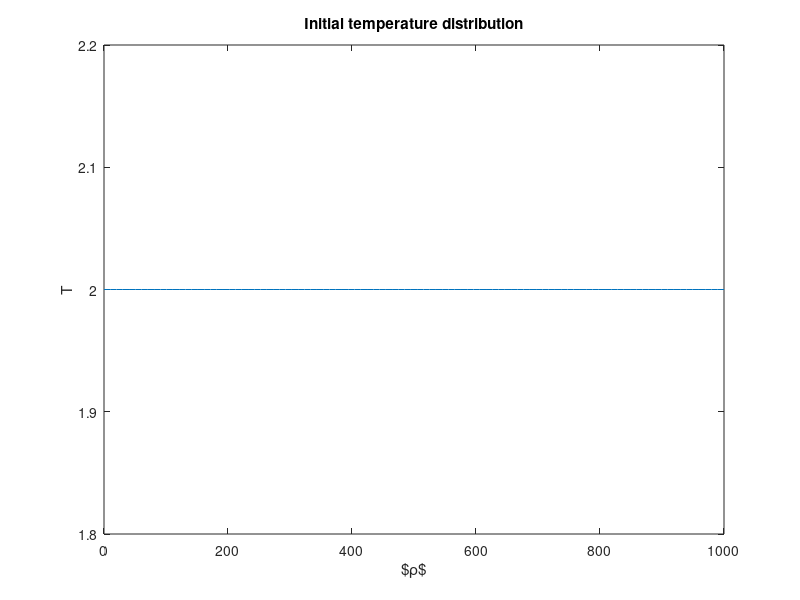

MATLAB code to generate this figure: (Note: this script raises an error after producing the figure.)
clc; clear all; close all
L = 1000; % length in spatial coordinates
rho_start = 0; rho_end = L;
t_start = 0; t_end = 10; % length in time
a = 0;
C = 2; % constant temperature at the end of the bar
n = 99;  % spaces in length (grid points = n+1)
m = 10000.; % timestamps

t = linspace(t_start,t_end - t_end/m ,m);
rho = linspace(rho_start,rho_end, n+1)';
drho = rho(2) - rho(1);
dt = t(2) - t(1);
T0 = 0*sin(8*pi*rho) + C;
T0(end) = C;

% Pdep = 200*normpdf(0,-round(n/2)+1:round(n/2),50)';
% Ptot = 20; sigma = 8;  MW2keVs = .5;%6.24e21/2.1e19; % Factor to convert to keV
% Pdep = MW2keVs*Ptot/(sigma*sqrt(pi))*exp(-(rho-L/2).^2/sigma.^2);
% sigma = 10; mu = L/2; K = 10;
% sigma = .06; mu = L/2; K = 1/10;
sigma = 100; mu = L/2; K = 50;
Pdep = K * 1/(sigma*sqrt(pi))*exp(-(1/2)*(rho-mu).^2/sigma.^2);
Pdep = 0.05*rand(1,n+1)'; Pdep(1) = 0; Pdep(end) = 0;
Pdep = 0.1*sin(2*pi/L*rho) + 0.01*rand(1,n+1)'; Pdep(1) = 0; Pdep(end) = 0;
plot(Pdep)
u = sin(2*pi*7*t) + sin(2*pi*9*t) + 3; %.* (t<=0.25);
% T0 = T0+Pdep;
figure(1)
plot (rho,T0,'-')
title ('Initial temperature distribution')
xlabel ('$\rho$')
ylabel ('T')

options = optimoptions(@fsolve,'Display','iter','MaxIterations',5000,'SpecifyObjectiveGradient',true,'CheckGradients',true,'FiniteDifferenceType','central','FiniteDifferenceStepSize',1e-5);
Told = T0;
T(:,1) = T0;

for i = 2:2
%     Ti = Newton_ML(Told,a,C,drho,dt,Pdep,u(i));
%     [Ti,F,exitflag,output,JAC] = fsolve(@linear_fsolve,T0,options,Told,C,n,drho,dt,Pdep,u(i));
    %     Ti = Ti + Pdep*u(i);
    %     Told = Ti;
    %     T0 = Ti;
    %     T(:,i) = Ti;
end
% T = Ti;
% figure(2);
% h = surf(t,rho,T)
% set(h,'LineStyle','none')
%   xlabel('t ')
%   ylabel('\rho')
%   zlabel('T(x,t)')

%%
% s = 1/3 * dt / (drho^3);
%    main = zeros(n+1,1); upper = zeros(n,1); under = zeros(n,1);
% %    main(1) = -1;
%    main(1) = 2*s*(T(1) - T(2))-1;
%    main(n+1) = 1;
%    upper(1) = 2*s*(T(2) - T(1));
% 
%    for i = 2:n
%       main(i) = 2*s*(T(i-1) - T(i+1))-1;
%       upper(i) = 2*s*(T(i+1) - T(i));
%       under(i-1) = 2*s*(T(i) - T(i-1));
%    end
%    Main = sparse(1:n+1,1:n+1,main,n+1,n+1);
%    Upper = sparse(1:n,2:n+1,upper,n+1,n+1);
%    Under = sparse(2:n+1,1:n,under,n+1,n+1);
%    J = Main + Upper + Under;
%    J = full(J);
%    vals = eig(J)
%    plot(T)
% s = 1e6 / 4 / (drho)^4; %% is minus ok
% F = zeros(n+1,1);
%     F(1) = s*(T(2)^3 - 3*T(1)*T(2)^2 + 3*T(1)^2*T(2) - T(1)^3);
%     F(n+1) = 0;
%     
%     main = zeros(n+1,1); upper = zeros(n,1); under = zeros(n,1);
%     main(1) = s*(-3*T(2)^2 + 6*T(1)*T(2) - 3*T(1)^2);
%     main(n+1) = 0;
%     upper(1) = s*(3*T(2)^2 - 6*T(1)*T(2) + 3*T(1)^2);
%     
%     for i = 2:n 
%         F(i) = s*(T(i+1)^3 - 2*T(i)*T(i+1)^2 - T(i-1)*T(i+1)^2 + 4*T(i-1)*T(i)*T(i+1) - (T(i-1)^2)*T(i+1) - 2*(T(i-1)^2)*T(i) + T(i-1)^3);
%         main(i) = s*(-2*T(i+1)^2 + 4*T(i-1)*T(i+1) - 2*T(i-1)^2);
%         upper(i) = s*(3*T(i+1)^2 - 4*T(i)*T(i+1) - 2*T(i-1)*T(i+1) + 4*T(i-1)*T(i) - T(i-1)^2);
%         under(i-1) = s*(-T(i+1)^2 + 4*T(i)*T(i+1) - 2*T(i-1)*T(i+1) - 4*T(i-1)*T(i) + 3*T(i-1)^2);
%     end
%     Main = sparse(1:n+1,1:n+1,main,n+1,n+1);
%     Upper = sparse(1:n,2:n+1,upper,n+1,n+1);
%     Under = sparse(2:n+1,1:n,under,n+1,n+1);
%     J = Main + Upper + Under;
% J = full(J);
% vals = eig(J)
% plot(T)

% vals = eig(J)
% plot(T)
%
%     s = 1000000  * dt/ 4 / (drho)^4;
%     q = 2/3;
%     n = length(T) - 1;
%     F = zeros(n+1,1);
%     % T = Told;
%     F(1) = s*(T(2)^3 - 3*T(1)*T(2)^2 + 3*T(1)^2*T(2) - T(1)^3) - T(1) + Told(1);
%     F(n+1) = T(n+1) - Told(n+1);
%     
%     main = zeros(n+1,1); upper = zeros(n,1); under = zeros(n,1);
%     main(1) = s*(-3*T(2)^2 + 6*T(1)*T(2) - 3*T(1)^2) - 1;
%     main(n+1) = 1;
%     upper(1) = s*(3*T(2)^2 - 6*T(1)*T(2) + 3*T(1)^2);
%     
%     for i = 2:n
%         F(i) = s*(T(i+1)^3 - 2*T(i)*T(i+1)^2 - T(i-1)*T(i+1)^2 + 4*T(i-1)*T(i)*T(i+1) - (T(i-1)^2)*T(i+1) - 2*(T(i-1)^2)*T(i) + T(i-1)^3) - T(i) + Told(i);
%         main(i) = s*(-2*T(i+1)^2 + 4*T(i-1)*T(i+1) - 2*T(i-1)^2) - 1;
%         upper(i) = s*(3*T(i+1)^2 - 4*T(i)*T(i+1) - 2*T(i-1)*T(i+1) + 4*T(i-1)*T(i) - T(i-1)^2);
%         under(i-1) = s*(-T(i+1)^2 + 4*T(i)*T(i+1) - 2*T(i-1)*T(i+1) - 4*T(i-1)*T(i) + 3*T(i-1)^2);
%     end
%     Main = sparse(1:n+1,1:n+1,main,n+1,n+1);
%     Upper = sparse(1:n,2:n+1,upper,n+1,n+1);
%     Under = sparse(2:n+1,1:n,under,n+1,n+1);
%     J = Main + Upper + Under;
% gamma = 1e6;
% s = gamma * dt * 1/4 / (drho^4);
% q = 2/3 * dt;
% F = zeros(n+1,1);
% F(1) = s*T(2)  - (s)*T(1);
%     F(n+1) =  T(n+1) - C;
%     
%     main = zeros(n+1,1); upper = zeros(n,1); under = zeros(n,1);
%     main(1) = -(s + 1);
%     main(n+1) = 1;
%     upper(1) = s;
%     
%     for i = 2:n
%         F(i) = s*T(i+1) + s*T(i-1) - (2*s+1)*T(i);
%         main(i) = -(2*s+1);
%         upper(i) = s;
%         under(i-1) = s;
%     end
%     Main = sparse(1:n+1,1:n+1,main,n+1,n+1);
%     Upper = sparse(1:n,2:n+1,upper,n+1,n+1);
%     Under = sparse(2:n+1,1:n,under,n+1,n+1);
%     J = Main + Upper + Under;
% 
 s = 1/3  / (drho^3);
F(1) = s*(T(2)^2 + T(1)^2 - 2*T(1)*T(2));
for i = 2:n
    F(i) = s*(T(i+1)^2 - T(i-1)^2 - 2*T(i)*T(i+1) + 2*T(i-1)*T(i));
end
F(n+1) = 0;

% Evaluate the Jacobian if nargout > 1
    main = zeros(n+1,1); upper = zeros(n,1); under = zeros(n,1);
    %    main(1) = -1;
    main(1) = 2*s*(T(1) - T(2));
    main(n+1) = 0;
    upper(1) = 2*s*(T(2) - T(1));
    
    for i = 2:n
        main(i) = 2*s*(T(i-1) - T(i+1));
        upper(i) = 2*s*(T(i+1) - T(i));
        under(i-1) = 2*s*(T(i) - T(i-1));
    end
    Main = sparse(1:n+1,1:n+1,main,n+1,n+1);
    Upper = sparse(1:n,2:n+1,upper,n+1,n+1);
    Under = sparse(2:n+1,1:n,under,n+1,n+1);
    J = Main + Upper + Under;
    
J = full(J);
eig(J)
%%
% err = zeros(1,m);
% aux = 0;
% for i = 1:m
%     for j = 1:n+1
%         aux = aux + (T1(j,i)-T(j,i))^2;
%     end
%     err(i) = aux;
%     aux = 0;   
% end
% err = err/(n+1);
% plot(t,err);
% xlabel('t')
% ylabel('err');
%%
% for i = 1:m
%     err(i) = norm(T1(:,i)-T(:,i));
% end
% plot(err)
% ????????????